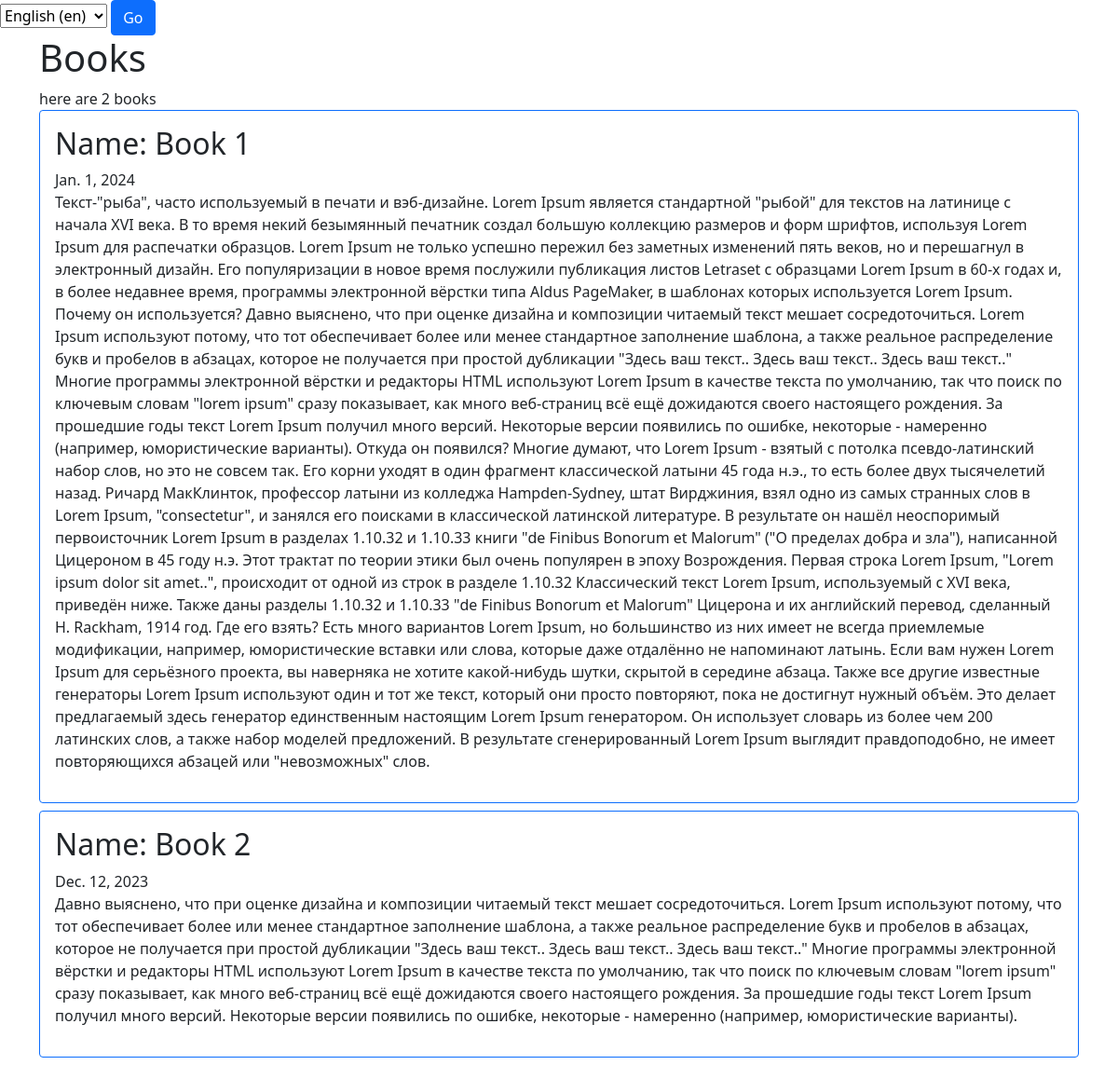
The page / on the database its author committed.
### app_lang/models.py (models this page shows, shortened)
class Book(models.Model):
    name = models.CharField(max_length=50, verbose_name='book name')
    published_at = models.DateField(verbose_name='published_at')
    description = models.TextField(verbose_name='description')
    class Meta:
        verbose_name = 'book'
        verbose_name_plural = 'books'

### app_lang/views.py (the view)
# urls.py: path('', book_list, name='books')
def book_list(request, *args, **kwargs):
    books = Book.objects.all()
    count = len(books)
    books_num = ngettext('here is %(count)d book', 'here are %(count)d books', count,) % {'count': count}
    page_title = _('Books')
    return render(request, 'app_lang/index.html', context={'books': books, 'page_title': page_title, 'books_num': books_num})

### app_lang/templates/app_lang/index.html (shortened to what this page needs)
{% load i18n %}
<!DOCTYPE html>
<html lang="en">
<head>
     <link rel="stylesheet" href="https://cdn.jsdelivr.net/npm/bootstrap@5.1.3/dist/css/bootstrap.min.css" />
</head>
<body>
    <form action="{% url 'set_language' %}" method="post">
        <select name="language">
            {% get_current_language as LANGUAGE_CODE %}
            {% get_available_languages as LANGUAGES %}
            {% get_language_info_list for LANGUAGES as languages %}
            {% for language in languages %}
                <option value="{{language.code}}"{% if language.code == LANGUAGE_CODE %} selected {% endif %}>
                    {{language.name_local}} ({{language.code}})
                </option>
            {% endfor %}
        </select>
        <input type="submit" class="btn btn-primary" value="Go">
    </form>
    <main class="container">
        <h1>{% translate 'Books' %}</h1>
        {{books_num}}
        {% for i_book in books %}
            <div class="border border-primary rounded p-3 mb-2">
                <h2>{% translate 'Name' context 'book name' %}: {{i_book.name}}</h2>
                <span>{{i_book.published_at}}</span>
                <p>{{i_book.description}}</p>
            </div>
        {% empty %}
            <h2>No books</h2>
        {% endfor %}
    </main>
</body>
</html>

### rows shown on the page
Book: name "Book 1", published_at "Jan. 1, 2024", description "Текст-\"рыба\", часто используемый в печати и вэб-дизайне. Lorem Ipsum является стандартной \"рыбой\" для текстов на латинице с начала XVI века. В то время некий безымянный печатник создал большую коллекцию размеров и форм шрифтов, используя Lorem Ipsum для распечатки образцов. Lorem Ipsum не только успешно пережил без заметных изменений пять веков, но и перешагнул в электронный дизайн. Его популяризации в новое время послужили публикация листов Letraset с образцами Lorem Ipsum в 60-х годах и, в более недавнее время, программы электронной вёрстки типа Aldus PageMaker, в шаблонах которых используется Lorem Ipsum. Почему он используется? Давно выяснено, что при оценке дизайна и композиции…"
Book: name "Book 2", published_at "Dec. 12, 2023", description "Давно выяснено, что при оценке дизайна и композиции читаемый текст мешает сосредоточиться. Lorem Ipsum используют потому, что тот обеспечивает более или менее стандартное заполнение шаблона, а также реальное распределение букв и пробелов в абзацах, которое не получается при простой дубликации \"Здесь ваш текст.. Здесь ваш текст.. Здесь ваш текст..\" Многие программы электронной вёрстки и редакторы HTML используют Lorem Ipsum в качестве текста по умолчанию, так что поиск по ключевым словам \"lorem ipsum\" сразу показывает, как много веб-страниц всё ещё дожидаются своего настоящего рождения. За прошедшие годы текст Lorem Ipsum получил много версий. Некоторые версии появились по ошибке, некоторые…"

### other values the page prints
{{ books_num }} "here are 2 books"
form field language "English (en)"
